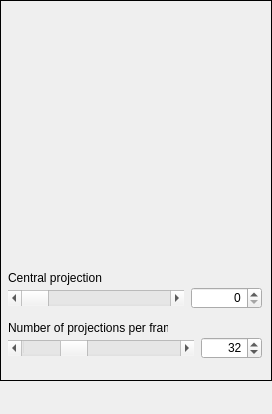
<?xml version="1.0" encoding="UTF-8"?>
<ui version="4.0">
 <class>ReconBaseWidget</class>
 <widget class="QWidget" name="ReconBaseWidget">
  <property name="geometry">
   <rect>
    <x>0</x>
    <y>0</y>
    <width>272</width>
    <height>414</height>
   </rect>
  </property>
  <property name="sizePolicy">
   <sizepolicy hsizetype="MinimumExpanding" vsizetype="MinimumExpanding">
    <horstretch>0</horstretch>
    <verstretch>0</verstretch>
   </sizepolicy>
  </property>
  <property name="minimumSize">
   <size>
    <width>272</width>
    <height>414</height>
   </size>
  </property>
  <property name="windowTitle">
   <string>ReconBaseWidget</string>
  </property>
  <property name="locale">
   <locale language="English" country="UnitedKingdom"/>
  </property>
  <widget class="QFrame" name="decorationFrame">
   <property name="geometry">
    <rect>
     <x>0</x>
     <y>0</y>
     <width>272</width>
     <height>381</height>
    </rect>
   </property>
   <property name="frameShape">
    <enum>QFrame::Box</enum>
   </property>
   <property name="frameShadow">
    <enum>QFrame::Plain</enum>
   </property>
   <widget class="GLReconWidget" name="openglCanvas" native="true">
    <property name="geometry">
     <rect>
      <x>8</x>
      <y>8</y>
      <width>256</width>
      <height>256</height>
     </rect>
    </property>
    <property name="sizePolicy">
     <sizepolicy hsizetype="MinimumExpanding" vsizetype="MinimumExpanding">
      <horstretch>0</horstretch>
      <verstretch>0</verstretch>
     </sizepolicy>
    </property>
    <property name="minimumSize">
     <size>
      <width>256</width>
      <height>256</height>
     </size>
    </property>
    <property name="locale">
     <locale language="English" country="UnitedKingdom"/>
    </property>
   </widget>
   <widget class="QScrollBar" name="projectionSelectionScrollBar">
    <property name="geometry">
     <rect>
      <x>8</x>
      <y>290</y>
      <width>176</width>
      <height>16</height>
     </rect>
    </property>
    <property name="sizePolicy">
     <sizepolicy hsizetype="MinimumExpanding" vsizetype="Fixed">
      <horstretch>0</horstretch>
      <verstretch>0</verstretch>
     </sizepolicy>
    </property>
    <property name="maximum">
     <number>100</number>
    </property>
    <property name="singleStep">
     <number>2</number>
    </property>
    <property name="orientation">
     <enum>Qt::Horizontal</enum>
    </property>
   </widget>
   <widget class="QLabel" name="label_1">
    <property name="geometry">
     <rect>
      <x>8</x>
      <y>270</y>
      <width>140</width>
      <height>16</height>
     </rect>
    </property>
    <property name="sizePolicy">
     <sizepolicy hsizetype="Fixed" vsizetype="Fixed">
      <horstretch>0</horstretch>
      <verstretch>0</verstretch>
     </sizepolicy>
    </property>
    <property name="text">
     <string>Central projection</string>
    </property>
   </widget>
   <widget class="QLabel" name="label_2">
    <property name="geometry">
     <rect>
      <x>8</x>
      <y>320</y>
      <width>160</width>
      <height>16</height>
     </rect>
    </property>
    <property name="sizePolicy">
     <sizepolicy hsizetype="Fixed" vsizetype="Fixed">
      <horstretch>0</horstretch>
      <verstretch>0</verstretch>
     </sizepolicy>
    </property>
    <property name="text">
     <string>Number of projections per frame</string>
    </property>
   </widget>
   <widget class="QScrollBar" name="numProjectionsScrollBar">
    <property name="geometry">
     <rect>
      <x>8</x>
      <y>340</y>
      <width>186</width>
      <height>16</height>
     </rect>
    </property>
    <property name="sizePolicy">
     <sizepolicy hsizetype="MinimumExpanding" vsizetype="Fixed">
      <horstretch>0</horstretch>
      <verstretch>0</verstretch>
     </sizepolicy>
    </property>
    <property name="minimum">
     <number>4</number>
    </property>
    <property name="maximum">
     <number>100</number>
    </property>
    <property name="singleStep">
     <number>2</number>
    </property>
    <property name="value">
     <number>32</number>
    </property>
    <property name="orientation">
     <enum>Qt::Horizontal</enum>
    </property>
   </widget>
   <widget class="QSpinBox" name="projectionNumberSpinBox">
    <property name="geometry">
     <rect>
      <x>191</x>
      <y>287</y>
      <width>71</width>
      <height>22</height>
     </rect>
    </property>
    <property name="sizePolicy">
     <sizepolicy hsizetype="Fixed" vsizetype="Fixed">
      <horstretch>0</horstretch>
      <verstretch>0</verstretch>
     </sizepolicy>
    </property>
    <property name="alignment">
     <set>Qt::AlignRight|Qt::AlignTrailing|Qt::AlignVCenter</set>
    </property>
    <property name="maximum">
     <number>100</number>
    </property>
    <property name="singleStep">
     <number>2</number>
    </property>
   </widget>
   <widget class="QSpinBox" name="numProjectionsSpinBox">
    <property name="geometry">
     <rect>
      <x>201</x>
      <y>337</y>
      <width>61</width>
      <height>22</height>
     </rect>
    </property>
    <property name="sizePolicy">
     <sizepolicy hsizetype="Fixed" vsizetype="Fixed">
      <horstretch>0</horstretch>
      <verstretch>0</verstretch>
     </sizepolicy>
    </property>
    <property name="alignment">
     <set>Qt::AlignRight|Qt::AlignTrailing|Qt::AlignVCenter</set>
    </property>
    <property name="minimum">
     <number>4</number>
    </property>
    <property name="maximum">
     <number>100</number>
    </property>
    <property name="singleStep">
     <number>2</number>
    </property>
    <property name="value">
     <number>32</number>
    </property>
   </widget>
  </widget>
 </widget>
 <customwidgets>
  <customwidget>
   <class>GLReconWidget</class>
   <extends>QWidget</extends>
   <header>GLReconWidget.h</header>
   <container>1</container>
  </customwidget>
 </customwidgets>
 <resources/>
 <connections>
  <connection>
   <sender>projectionNumberSpinBox</sender>
   <signal>valueChanged(int)</signal>
   <receiver>projectionSelectionScrollBar</receiver>
   <slot>setValue(int)</slot>
   <hints>
    <hint type="sourcelabel">
     <x>235</x>
     <y>298</y>
    </hint>
    <hint type="destinationlabel">
     <x>162</x>
     <y>298</y>
    </hint>
   </hints>
  </connection>
  <connection>
   <sender>numProjectionsSpinBox</sender>
   <signal>valueChanged(int)</signal>
   <receiver>numProjectionsScrollBar</receiver>
   <slot>setValue(int)</slot>
   <hints>
    <hint type="sourcelabel">
     <x>231</x>
     <y>351</y>
    </hint>
    <hint type="destinationlabel">
     <x>180</x>
     <y>353</y>
    </hint>
   </hints>
  </connection>
  <connection>
   <sender>projectionSelectionScrollBar</sender>
   <signal>valueChanged(int)</signal>
   <receiver>projectionNumberSpinBox</receiver>
   <slot>setValue(int)</slot>
   <hints>
    <hint type="sourcelabel">
     <x>124</x>
     <y>297</y>
    </hint>
    <hint type="destinationlabel">
     <x>234</x>
     <y>294</y>
    </hint>
   </hints>
  </connection>
  <connection>
   <sender>numProjectionsScrollBar</sender>
   <signal>valueChanged(int)</signal>
   <receiver>numProjectionsSpinBox</receiver>
   <slot>setValue(int)</slot>
   <hints>
    <hint type="sourcelabel">
     <x>102</x>
     <y>340</y>
    </hint>
    <hint type="destinationlabel">
     <x>253</x>
     <y>348</y>
    </hint>
   </hints>
  </connection>
 </connections>
 <slots>
  <slot>animationSpeedChanged(int)</slot>
  <slot>projectionsPerFrameChanged(int)</slot>
  <slot>frameChanged(int)</slot>
 </slots>
</ui>
